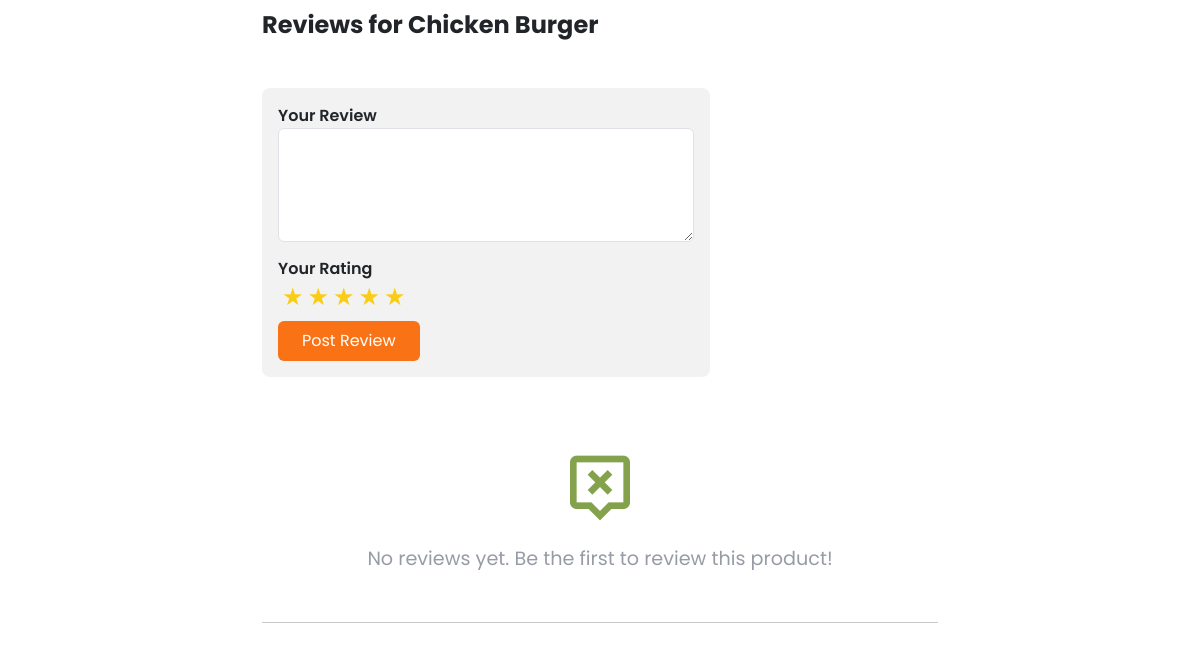
The app's page /detail/1/ (signed in, lower part), older data.
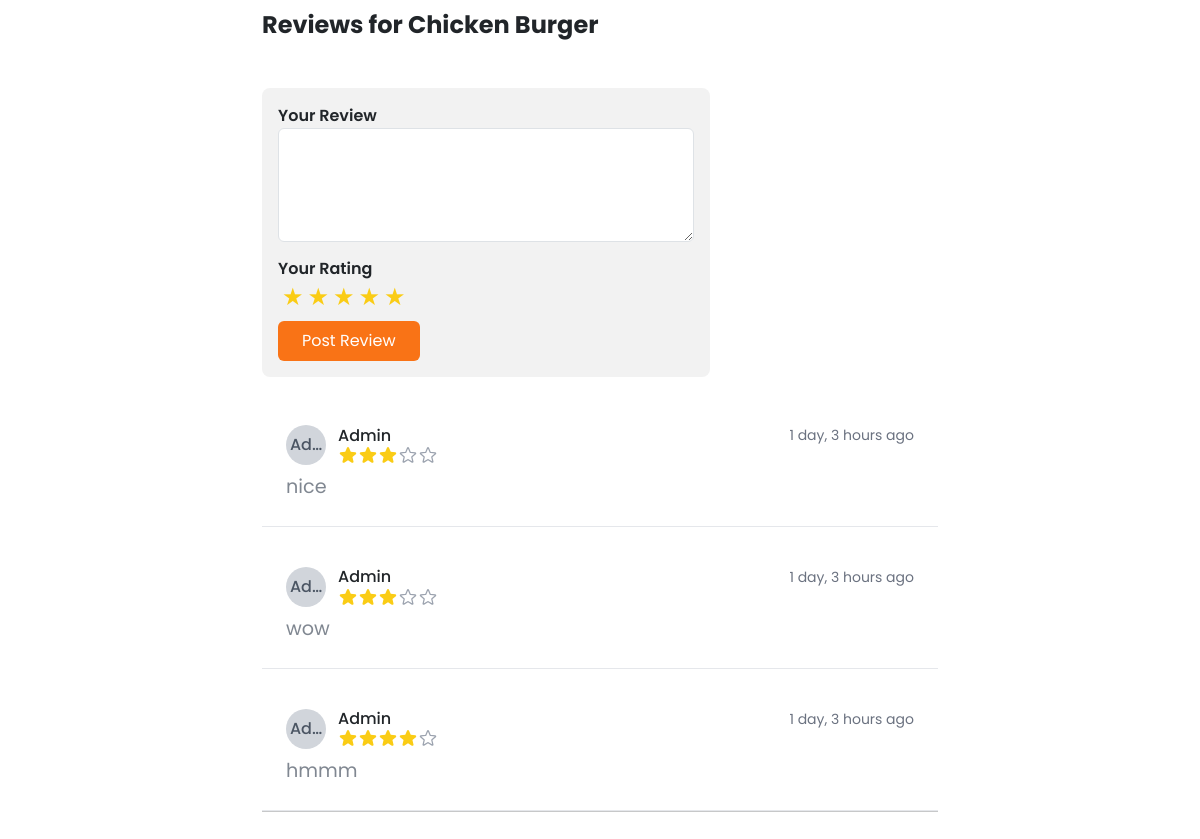
The same page, newer data.
### shop/models.py (models this page shows, shortened)
class Product(models.Model):
    category = models.ForeignKey(Category, on_delete=models.CASCADE, related_name="products")
    name = models.CharField(max_length=200)
    slug = models.SlugField(max_length=200, unique=True, blank=True)
    description = models.TextField(blank=True, null=True)
    price = models.DecimalField(max_digits=10, decimal_places=2)
    image = models.ImageField(upload_to='products/', blank=True, null=True)
    is_available = models.BooleanField(default=True)
    date_posted = models.DateTimeField(default=timezone.now)  # Add date_posted field
    ingredients = models.ManyToManyField(Ingredient, blank=True)
    is_vegan = models.BooleanField(default=False, blank=True)
    is_gluten_free = models.BooleanField(default=False, blank=True)
    is_halal = models.BooleanField(default=False, blank=True)
    class Meta:
        ordering = ['-date_posted']  # Orders by date_posted in descending order

class Review(models.Model):
    product = models.ForeignKey(Product, on_delete=models.CASCADE, related_name='reviews')
    user = models.ForeignKey(User, on_delete=models.CASCADE)
    content = models.TextField()
    created = models.DateTimeField(auto_now_add=True)
    rating = models.IntegerField(choices=[(i, i) for i in range(1, 6)], null=True, blank=True)  # 1 to 5 stars

### shop/views.py (the view)
# urls.py: path('detail/<int:product_id>/', views.product_detail, name='product_detail'),
@login_required(login_url='/accounts/login/')
def product_detail(request, product_id):
    product = get_object_or_404(Product, id=product_id)
    form = CartItemForm()
    reviewd = product.reviews.select_related('user').prefetch_related('replies__user')
    reviews = reviewd.order_by('-created')[:5]
    review_form = ReviewForm()
    reply_form = ReviewReplyForm()
    related_products = Product.objects.filter(category=product.category).exclude(id=product.id)
    return render(request, 'shop/product_detail.html', {
        'product': product,
        'related_products': related_products,
        'form': form,
        'reviews': reviews,
        'review_form': review_form,
        'reply_form': reply_form,
        'reviewd': reviewd,
    })

### shop/forms.py
class CartItemForm(forms.Form):
    quantity = forms.IntegerField(min_value=1, max_value=100, initial=1, widget=forms.NumberInput(attrs={'class': 'quantity-input'}))
    update = forms.BooleanField(required=False, initial=False, widget=forms.HiddenInput)

class ReviewForm(forms.ModelForm):
    class Meta:
        model = Review
        fields = ['content', 'rating']
        widgets = {
            'content': forms.Textarea(attrs={
                'class': 'form-control review-input',
                'rows': 4,
                'placeholder': 'Share your experience...',
            }),
                'rating': forms.RadioSelect(choices=[(i, f'{i} star{"s" if i > 1 else ""}') for i in range(1, 6)]),
        }

### shop/cart.py (called while the page is built)
    def __len__(self):
        return sum(item['quantity'] for item in self.cart.values())

### shop/context_processors.py (called while the page is built)
def cart_length(request):
    cart = Cart(request)
    return {
        'cart_length': len(cart)
    }

### templates/shop/product_detail.html (shortened to what this page needs)
{%extends 'partials/base.html'%}
{%load static%}
{%load crispy_forms_tags%}
{%load humanize%}
{%block content%}
<br><br>
<br><br>
<div class="d-flex flex-col">
    <h2 class="h4 font-bold mb-4">
        Reviews for {{ product.name }}
    </h2>
    <form id="reviewForm" class="mt-6 max-w-md p-3 bg-base-200 rounded-lg" method="POST">
        <div class="mb-2">
            <label for="content" class="block font-semibold">Your Review</label>
            <textarea id="content" name="content" rows="4" required class="w-full px-3 py-2 border rounded"></textarea>
        </div>
        <div class="mb-2">
            <label class="block font-semibold">Your Rating</label>
            <div class="flex space-x-1 text-yellow-400">
                {% for i in "12345" %}
                <label for="star{{ i }}" class="cursor-pointer text-2xl">★</label>
                {% endfor %}
            </div>
        </div>
        <button type="submit" id="submitReview" class="bg-orange-500 text-white px-4 py-2 rounded">Post Review</button>
    </form>
    <br>
    <div class="space-y-4" id="reviewsContainer">
        {% for review in product.reviews.all %}
        {% include 'partials/single_review.html' with review=review %}
        {%empty%}
        <p class="text-gray-500 flex my-3 flex-col text-center my-5">
            <i class="bx bx-message-alt-x display-1 mb-3 text-gray-500" ></i>
            No reviews yet. Be the first to review this product!</p>
        {%endfor%}
    </div>
</div>
<hr>
<br>
<br><br>
{%endblock%}

### templates/partials/base.html (shortened to what this page needs)
<!DOCTYPE html>
{%load static%}
{% load humanize %}
<html lang="en" data-theme="light">
<head>
    <script src="https://cdn.tailwindcss.com"></script>
    <link href="https://cdn.jsdelivr.net/npm/daisyui@4.12.13/dist/full.min.css" rel="stylesheet" type="text/css" />
    <link href="https://cdn.jsdelivr.net/npm/bootstrap@5.3.3/dist/css/bootstrap.min.css" rel="stylesheet"
>
    <link href='https://unpkg.com/boxicons@2.1.4/css/boxicons.min.css' rel='stylesheet'>
    <link href="https://unpkg.com/aos@2.3.1/dist/aos.css" rel="stylesheet">
    <link rel="stylesheet" href="https://cdn.jsdelivr.net/npm/toastify-js/src/toastify.min.css">
    <link rel="stylesheet" href="https://unpkg.com/leaflet/dist/leaflet.css" />
    <link rel="stylesheet" href="https://unpkg.com/leaflet/dist/leaflet.css" />
    <link rel="stylesheet" href="https://unpkg.com/leaflet-control-geocoder/dist/Control.Geocoder.css" />
    <link rel="stylesheet" href="https://unpkg.com/leaflet-3d-view/dist/leaflet-3d-view.css" />
    <link href="https://cdn.jsdelivr.net/npm/select2@4.1.0/dist/css/select2.min.css" rel="stylesheet" />
</head>
<body>
    <div class="container" style="max-width: 700px;">
        {%block content%}{%endblock content%}
    </div>
</body>
</html>

### templates/partials/single_review.html (shortened to what this page needs)
<div class="border-b p-4 {% if review.just_created %}blink-new{% endif %}" rounded-xl id="review-{{ review.id }}">
    <div class="flex justify-between">
        <div class="flex items-center">
            <div class="w-10 h-10 rounded-full bg-gray-300 flex items-center justify-center">
                <span class="text-gray-600 font-medium">{{ review.user|truncatechars:3 }}</span>
            </div>
            <div class="ml-3">
                <h5 class="font-medium">{{ review.user }}</h5>
                <div class="flex text-yellow-400 text-sm">
                </div>
            </div>
        </div>
        <span class="text-gray-500 text-sm">{%if review.created|timesince == '0 minutes'%}Just Now {%else%}{{ review.created|timesince }} ago{%endif%}</span>
    </div>
    <p class="mt-2 text-gray-600">{{ review.content }}</p>
</div>

### templates/partials/base.html (style rules this page uses)
body { font-family: 'Poppins', sans-serif; }
p { font-size: 1.2em; opacity: 0.7; }
:root { --scroll-speed: 50s; --icon-size: 80px; --icon-color: #3b82f6; }

Row changes from the older to the newer data that the page shows:
added Review: user "Ad…", user "Admin", rating 3 (drawn), created "1 day, 3 hours", content "nice"
added Review: user "Ad…", user "Admin", rating 3 (drawn), created "1 day, 3 hours", content "wow"
added Review: user "Ad…", user "Admin", rating 4 (drawn), created "1 day, 3 hours", content "hmmm"
Text that changed along with them:
text no longer shown: "No reviews yet. Be the first to review this product!"
